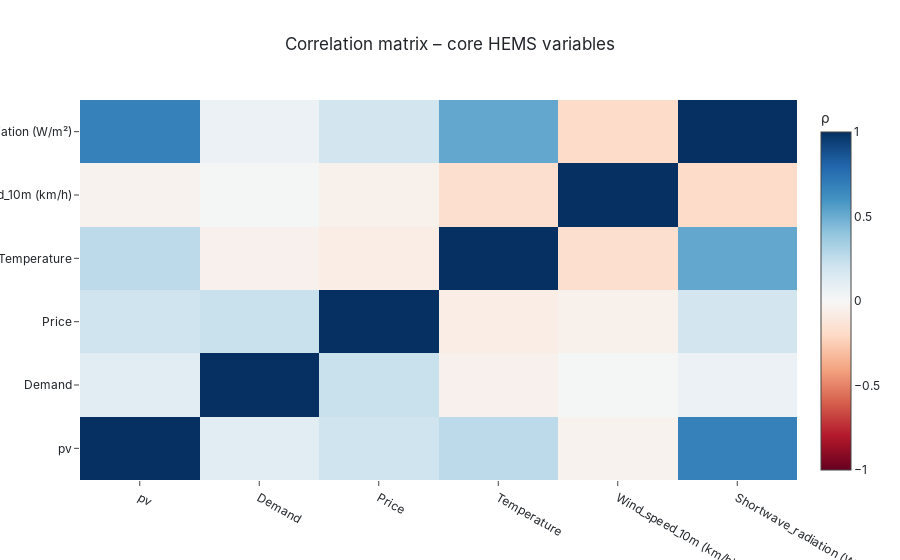

The notebook cell this image was saved under:
### Markdown cell above
## Figure 4 – Correlation heatmap

### Code cell
# Figure 4: Correlation Heatmap
# Examining linear relationships between core HEMS variables
corr_cols = ['pv', 'Demand', 'Price', 'Temperature', 'Wind_speed_10m (km/h)', 'Shortwave_radiation (W/m²)']
correlation = df[corr_cols].corr()

fig, ax = plt.subplots(figsize=(7, 5.5))
sns.heatmap(correlation, annot=True, fmt='.2f', cmap='coolwarm', center=0, linewidths=0.5, cbar_kws={'label': 'Correlation'}, ax=ax)
ax.set_title('Correlation matrix – core HEMS variables')

fig.tight_layout()

# Save the figure with the correct naming convention
save_figure(fig, '03_correlation_heatmap')
plt.show()

# Interactive version
interactive_fig = go.Figure(data=go.Heatmap(z=correlation.values, x=corr_cols, y=corr_cols, colorscale='RdBu', zmin=-1, zmax=1, colorbar=dict(title='ρ')))
interactive_fig.update_layout(title='Correlation matrix – core HEMS variables')
save_interactive(interactive_fig, '03_correlation_heatmap_interactive')
interactive_fig.show()

### Figure 1 — Plotly figure (JSON) as saved in the notebook; plotly's stock layout.template omitted (floating-point values rounded to 4 significant figures)
{"data": [{"colorbar": {"title": {"text": "ρ"}}, "colorscale": [[0, "rgb(103,0,31)"], [0.1, "rgb(178,24,43)"], [0.2, "rgb(214,96,77)"], [0.3, "rgb(244,165,130)"], [0.4, "rgb(253,219,199)"], [0.5, "rgb(247,247,247)"], [0.6, "rgb(209,229,240)"], [0.7, "rgb(146,197,222)"], [0.8, "rgb(67,147,195)"], [0.9, "rgb(33,102,172)"], [1, "rgb(5,48,97)"]], "type": "heatmap", "x": ["pv", "Demand", "Price", "Temperature", "Wind_speed_10m (km/h)", "Shortwave_radiation (W/m²)"], "y": ["pv", "Demand", "Price", "Temperature", "Wind_speed_10m (km/h)", "Shortwave_radiation (W/m²)"], "z": [[1.0, 0.1184, 0.2062, 0.2676, -0.03897, 0.6788], [0.1184, 1.0, 0.2279, -0.04766, 0.0143, 0.06296], [0.2062, 0.2279, 1.0, -0.07302, -0.04871, 0.1891], [0.2676, -0.04766, -0.07302, 1.0, -0.1717, 0.5192], [-0.03897, 0.0143, -0.04871, -0.1717, 1.0, -0.1871], [0.6788, 0.06296, 0.1891, 0.5192, -0.1871, 1.0]], "zmax": 1, "zmin": -1}], "layout": {"title": {"text": "Correlation matrix – core HEMS variables"}}}
